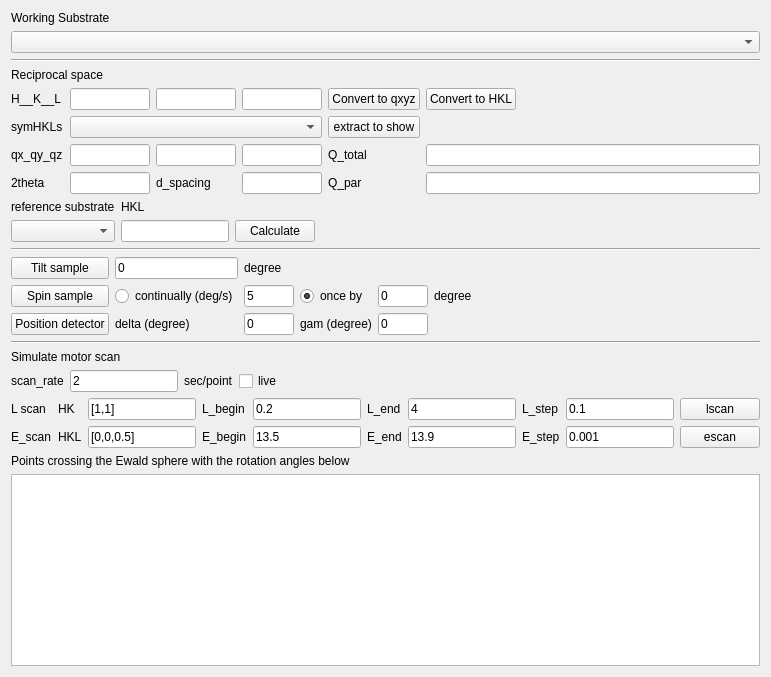
       <widget class="QWidget" name="tab_6">
        <attribute name="title">
         <string>qCalculator</string>
        </attribute>
        <layout class="QVBoxLayout" name="verticalLayout_8">
         <item>
          <widget class="QLabel" name="label_7">
           <property name="text">
            <string>Working Substrate</string>
           </property>
          </widget>
         </item>
         <item>
          <layout class="QHBoxLayout" name="horizontalLayout_9">
           <item>
            <widget class="QComboBox" name="comboBox_working_substrate">
             <property name="minimumSize">
              <size>
               <width>250</width>
               <height>0</height>
              </size>
             </property>
            </widget>
           </item>
          </layout>
         </item>
         <item>
          <widget class="Line" name="line_3">
           <property name="orientation">
            <enum>Qt::Horizontal</enum>
           </property>
          </widget>
         </item>
         <item>
          <widget class="QLabel" name="label_26">
           <property name="text">
            <string>Reciprocal space</string>
           </property>
          </widget>
         </item>
         <item>
          <layout class="QGridLayout" name="gridLayout_4">
           <item row="2" column="0">
            <widget class="QLabel" name="label_94">
             <property name="text">
              <string>symHKLs</string>
             </property>
            </widget>
           </item>
           <item row="3" column="2">
            <widget class="QLineEdit" name="lineEdit_qy">
             <property name="maximumSize">
              <size>
               <width>80</width>
               <height>16777215</height>
              </size>
             </property>
            </widget>
           </item>
           <item row="3" column="1">
            <widget class="QLineEdit" name="lineEdit_qx">
             <property name="maximumSize">
              <size>
               <width>80</width>
               <height>16777215</height>
              </size>
             </property>
            </widget>
           </item>
           <item row="3" column="0">
            <widget class="QLabel" name="label_15">
             <property name="sizePolicy">
              <sizepolicy hsizetype="Fixed" vsizetype="Preferred">
               <horstretch>0</horstretch>
               <verstretch>0</verstretch>
              </sizepolicy>
             </property>
             <property name="text">
              <string>qx_qy_qz</string>
             </property>
            </widget>
           </item>
           <item row="0" column="4">
            <widget class="QPushButton" name="pushButton_convert_hkl">
             <property name="sizePolicy">
              <sizepolicy hsizetype="Fixed" vsizetype="Fixed">
               <horstretch>0</horstretch>
               <verstretch>0</verstretch>
              </sizepolicy>
             </property>
             <property name="text">
              <string>Convert to qxyz</string>
             </property>
            </widget>
           </item>
           <item row="0" column="2">
            <widget class="QLineEdit" name="lineEdit_K">
             <property name="maximumSize">
              <size>
               <width>80</width>
               <height>16777215</height>
              </size>
             </property>
            </widget>
           </item>
           <item row="0" column="3">
            <widget class="QLineEdit" name="lineEdit_L">
             <property name="maximumSize">
              <size>
               <width>80</width>
               <height>16777215</height>
              </size>
             </property>
            </widget>
           </item>
           <item row="0" column="0">
            <widget class="QLabel" name="label_13">
             <property name="sizePolicy">
              <sizepolicy hsizetype="Fixed" vsizetype="Preferred">
               <horstretch>0</horstretch>
               <verstretch>0</verstretch>
              </sizepolicy>
             </property>
             <property name="text">
              <string>H__K__L </string>
             </property>
            </widget>
           </item>
           <item row="0" column="1">
            <widget class="QLineEdit" name="lineEdit_H">
             <property name="sizePolicy">
              <sizepolicy hsizetype="Fixed" vsizetype="Fixed">
               <horstretch>0</horstretch>
               <verstretch>0</verstretch>
              </sizepolicy>
             </property>
             <property name="maximumSize">
              <size>
               <width>80</width>
               <height>16777215</height>
              </size>
             </property>
            </widget>
           </item>
           <item row="0" column="5">
            <widget class="QPushButton" name="pushButton_convert_qs">
             <property name="sizePolicy">
              <sizepolicy hsizetype="Fixed" vsizetype="Fixed">
               <horstretch>0</horstretch>
               <verstretch>0</verstretch>
              </sizepolicy>
             </property>
             <property name="text">
              <string>Convert to HKL</string>
             </property>
            </widget>
           </item>
           <item row="3" column="4">
            <widget class="QLabel" name="label_14">
             <property name="sizePolicy">
              <sizepolicy hsizetype="Fixed" vsizetype="Preferred">
               <horstretch>0</horstretch>
               <verstretch>0</verstretch>
              </sizepolicy>
             </property>
             <property name="text">
              <string>Q_total</string>
             </property>
            </widget>
           </item>
           <item row="3" column="5">
            <widget class="QLineEdit" name="lineEdit_q">
             <property name="sizePolicy">
              <sizepolicy hsizetype="Expanding" vsizetype="Fixed">
               <horstretch>0</horstretch>
               <verstretch>0</verstretch>
              </sizepolicy>
             </property>
             <property name="maximumSize">
              <size>
               <width>800</width>
               <height>16777215</height>
              </size>
             </property>
            </widget>
           </item>
           <item row="4" column="0">
            <widget class="QLabel" name="label_16">
             <property name="text">
              <string>2theta</string>
             </property>
            </widget>
           </item>
           <item row="4" column="1">
            <widget class="QLineEdit" name="lineEdit_2theta">
             <property name="maximumSize">
              <size>
               <width>80</width>
               <height>16777215</height>
              </size>
             </property>
            </widget>
           </item>
           <item row="4" column="2">
            <widget class="QLabel" name="label_23">
             <property name="text">
              <string>d_spacing</string>
             </property>
            </widget>
           </item>
           <item row="4" column="3">
            <widget class="QLineEdit" name="lineEdit_d">
             <property name="maximumSize">
              <size>
               <width>80</width>
               <height>16777215</height>
              </size>
             </property>
            </widget>
           </item>
           <item row="4" column="4">
            <widget class="QLabel" name="label_18">
             <property name="text">
              <string>Q_par</string>
             </property>
            </widget>
           </item>
           <item row="4" column="5">
            <widget class="QLineEdit" name="lineEdit_q_par"/>
           </item>
           <item row="3" column="3">
            <widget class="QLineEdit" name="lineEdit_qz">
             <property name="maximumSize">
              <size>
               <width>80</width>
               <height>16777215</height>
              </size>
             </property>
            </widget>
           </item>
           <item row="2" column="4">
            <widget class="QPushButton" name="pushButton_extract">
             <property name="text">
              <string>extract to show</string>
             </property>
            </widget>
           </item>
           <item row="2" column="1" colspan="3">
            <widget class="QComboBox" name="comboBox_sym_HKL"/>
           </item>
          </layout>
         </item>
         <item>
          <layout class="QGridLayout" name="gridLayout_3">
           <item row="0" column="0">
            <widget class="QLabel" name="label_10">
             <property name="text">
              <string>reference substrate</string>
             </property>
            </widget>
           </item>
           <item row="0" column="2">
            <widget class="QLabel" name="label_12">
             <property name="text">
              <string/>
             </property>
            </widget>
           </item>
           <item row="0" column="1">
            <widget class="QLabel" name="label_11">
             <property name="text">
              <string>HKL</string>
             </property>
            </widget>
           </item>
           <item row="1" column="0">
            <widget class="QComboBox" name="comboBox_reference_substrate"/>
           </item>
           <item row="1" column="1">
            <widget class="QLineEdit" name="lineEdit_hkl_reference">
             <property name="sizePolicy">
              <sizepolicy hsizetype="Fixed" vsizetype="Fixed">
               <horstretch>0</horstretch>
               <verstretch>0</verstretch>
              </sizepolicy>
             </property>
            </widget>
           </item>
           <item row="1" column="2">
            <widget class="QPushButton" name="pushButton_calculate_hkl_reference">
             <property name="text">
              <string>Calculate</string>
             </property>
            </widget>
           </item>
           <item row="1" column="3">
            <spacer name="horizontalSpacer_4">
             <property name="orientation">
              <enum>Qt::Horizontal</enum>
             </property>
             <property name="sizeHint" stdset="0">
              <size>
               <width>40</width>
               <height>20</height>
              </size>
             </property>
            </spacer>
           </item>
          </layout>
         </item>
         <item>
          <widget class="Line" name="line">
           <property name="orientation">
            <enum>Qt::Horizontal</enum>
           </property>
          </widget>
         </item>
         <item>
          <layout class="QGridLayout" name="gridLayout_9">
           <item row="1" column="2">
            <widget class="QLineEdit" name="lineEdit_speed">
             <property name="sizePolicy">
              <sizepolicy hsizetype="Fixed" vsizetype="Fixed">
               <horstretch>0</horstretch>
               <verstretch>0</verstretch>
              </sizepolicy>
             </property>
             <property name="maximumSize">
              <size>
               <width>50</width>
               <height>16777215</height>
              </size>
             </property>
             <property name="text">
              <string>5</string>
             </property>
            </widget>
           </item>
           <item row="1" column="3">
            <widget class="QRadioButton" name="radioButton_once">
             <property name="sizePolicy">
              <sizepolicy hsizetype="Fixed" vsizetype="Fixed">
               <horstretch>0</horstretch>
               <verstretch>0</verstretch>
              </sizepolicy>
             </property>
             <property name="text">
              <string>once by</string>
             </property>
             <property name="checked">
              <bool>true</bool>
             </property>
            </widget>
           </item>
           <item row="1" column="5">
            <widget class="QLabel" name="label_84">
             <property name="sizePolicy">
              <sizepolicy hsizetype="Fixed" vsizetype="Preferred">
               <horstretch>0</horstretch>
               <verstretch>0</verstretch>
              </sizepolicy>
             </property>
             <property name="text">
              <string>degree</string>
             </property>
            </widget>
           </item>
           <item row="1" column="1">
            <widget class="QRadioButton" name="radioButton_continually">
             <property name="sizePolicy">
              <sizepolicy hsizetype="Fixed" vsizetype="Fixed">
               <horstretch>0</horstretch>
               <verstretch>0</verstretch>
              </sizepolicy>
             </property>
             <property name="text">
              <string>continually (deg/s)</string>
             </property>
            </widget>
           </item>
           <item row="1" column="0">
            <widget class="QPushButton" name="pushButton_spin">
             <property name="sizePolicy">
              <sizepolicy hsizetype="Fixed" vsizetype="Fixed">
               <horstretch>0</horstretch>
               <verstretch>0</verstretch>
              </sizepolicy>
             </property>
             <property name="minimumSize">
              <size>
               <width>0</width>
               <height>0</height>
              </size>
             </property>
             <property name="maximumSize">
              <size>
               <width>100000</width>
               <height>16777215</height>
              </size>
             </property>
             <property name="text">
              <string>Spin sample</string>
             </property>
            </widget>
           </item>
           <item row="1" column="4">
            <widget class="QLineEdit" name="lineEdit_SN_degree">
             <property name="sizePolicy">
              <sizepolicy hsizetype="Fixed" vsizetype="Fixed">
               <horstretch>0</horstretch>
               <verstretch>0</verstretch>
              </sizepolicy>
             </property>
             <property name="maximumSize">
              <size>
               <width>50</width>
               <height>16777215</height>
              </size>
             </property>
             <property name="text">
              <string>0</string>
             </property>
            </widget>
           </item>
           <item row="0" column="1">
            <widget class="QLineEdit" name="lineEdit_rot_x">
             <property name="sizePolicy">
              <sizepolicy hsizetype="Preferred" vsizetype="Fixed">
               <horstretch>0</horstretch>
               <verstretch>0</verstretch>
              </sizepolicy>
             </property>
             <property name="maximumSize">
              <size>
               <width>8000</width>
               <height>16777215</height>
              </size>
             </property>
             <property name="text">
              <string>0</string>
             </property>
            </widget>
           </item>
           <item row="0" column="0">
            <widget class="QPushButton" name="pushButton_rotate">
             <property name="sizePolicy">
              <sizepolicy hsizetype="Preferred" vsizetype="Fixed">
               <horstretch>0</horstretch>
               <verstretch>0</verstretch>
              </sizepolicy>
             </property>
             <property name="text">
              <string>Tilt sample</string>
             </property>
            </widget>
           </item>
           <item row="0" column="2">
            <widget class="QLabel" name="label_28">
             <property name="sizePolicy">
              <sizepolicy hsizetype="Fixed" vsizetype="Preferred">
               <horstretch>0</horstretch>
               <verstretch>0</verstretch>
              </sizepolicy>
             </property>
             <property name="text">
              <string>degree</string>
             </property>
            </widget>
           </item>
           <item row="2" column="0">
            <widget class="QPushButton" name="pushButton_send_detector">
             <property name="sizePolicy">
              <sizepolicy hsizetype="Fixed" vsizetype="Fixed">
               <horstretch>0</horstretch>
               <verstretch>0</verstretch>
              </sizepolicy>
             </property>
             <property name="text">
              <string>Position detector</string>
             </property>
            </widget>
           </item>
           <item row="2" column="1">
            <widget class="QLabel" name="label_92">
             <property name="text">
              <string>delta (degree)</string>
             </property>
            </widget>
           </item>
           <item row="2" column="2">
            <widget class="QLineEdit" name="lineEdit_delta_angle">
             <property name="maximumSize">
              <size>
               <width>50</width>
               <height>16777215</height>
              </size>
             </property>
             <property name="text">
              <string>0</string>
             </property>
            </widget>
           </item>
           <item row="2" column="3">
            <widget class="QLabel" name="label_93">
             <property name="text">
              <string>gam (degree)</string>
             </property>
            </widget>
           </item>
           <item row="2" column="4">
            <widget class="QLineEdit" name="lineEdit_gam_angle">
             <property name="maximumSize">
              <size>
               <width>50</width>
               <height>16777215</height>
              </size>
             </property>
             <property name="text">
              <string>0</string>
             </property>
            </widget>
           </item>
           <item row="0" column="5">
            <spacer name="horizontalSpacer_9">
             <property name="orientation">
              <enum>Qt::Horizontal</enum>
             </property>
             <property name="sizeHint" stdset="0">
              <size>
               <width>40</width>
               <height>20</height>
              </size>
             </property>
            </spacer>
           </item>
          </layout>
         </item>
         <item>
          <widget class="Line" name="line_2">
           <property name="orientation">
            <enum>Qt::Horizontal</enum>
           </property>
          </widget>
         </item>
         <item>
          <widget class="QLabel" name="label_9">
           <property name="text">
            <string>Simulate motor scan</string>
           </property>
          </widget>
         </item>
         <item>
          <layout class="QHBoxLayout" name="horizontalLayout_5">
           <item>
            <widget class="QLabel" name="label_24">
             <property name="text">
              <string>scan_rate</string>
             </property>
            </widget>
           </item>
           <item>
            <widget class="QLineEdit" name="lineEdit_scan_rate">
             <property name="sizePolicy">
              <sizepolicy hsizetype="Fixed" vsizetype="Fixed">
               <horstretch>0</horstretch>
               <verstretch>0</verstretch>
              </sizepolicy>
             </property>
             <property name="text">
              <string>2</string>
             </property>
            </widget>
           </item>
           <item>
            <widget class="QLabel" name="label_25">
             <property name="text">
              <string>sec/point</string>
             </property>
            </widget>
           </item>
           <item>
            <widget class="QCheckBox" name="checkBox_live">
             <property name="text">
              <string>live</string>
             </property>
            </widget>
           </item>
           <item>
            <spacer name="horizontalSpacer_7">
             <property name="orientation">
              <enum>Qt::Horizontal</enum>
             </property>
             <property name="sizeHint" stdset="0">
              <size>
               <width>40</width>
               <height>20</height>
              </size>
             </property>
            </spacer>
           </item>
          </layout>
         </item>
         <item>
          <layout class="QGridLayout" name="gridLayout_5">
           <item row="1" column="5">
            <widget class="QLabel" name="label_85">
             <property name="text">
              <string>L_end</string>
             </property>
            </widget>
           </item>
           <item row="1" column="8">
            <widget class="QLineEdit" name="lineEdit_L_step">
             <property name="text">
              <string>0.1</string>
             </property>
            </widget>
           </item>
           <item row="1" column="4">
            <widget class="QLineEdit" name="lineEdit_L_begin">
             <property name="text">
              <string>0.2</string>
             </property>
            </widget>
           </item>
           <item row="1" column="0">
            <widget class="QLabel" name="label_29">
             <property name="text">
              <string>L scan</string>
             </property>
            </widget>
           </item>
           <item row="1" column="6">
            <widget class="QLineEdit" name="lineEdit_L_end">
             <property name="text">
              <string>4</string>
             </property>
            </widget>
           </item>
           <item row="1" column="7">
            <widget class="QLabel" name="label_86">
             <property name="text">
              <string>L_step</string>
             </property>
            </widget>
           </item>
           <item row="1" column="3">
            <widget class="QLabel" name="label_40">
             <property name="text">
              <string>L_begin</string>
             </property>
            </widget>
           </item>
           <item row="1" column="2">
            <widget class="QLineEdit" name="lineEdit_HK">
             <property name="text">
              <string>[1,1]</string>
             </property>
            </widget>
           </item>
           <item row="1" column="1">
            <widget class="QLabel" name="label_30">
             <property name="text">
              <string>HK</string>
             </property>
            </widget>
           </item>
           <item row="2" column="2">
            <widget class="QLineEdit" name="lineEdit_HKL">
             <property name="text">
              <string>[0,0,0.5]</string>
             </property>
            </widget>
           </item>
           <item row="2" column="8">
            <widget class="QLineEdit" name="lineEdit_E_step">
             <property name="text">
              <string>0.001</string>
             </property>
            </widget>
           </item>
           <item row="2" column="6">
            <widget class="QLineEdit" name="lineEdit_E_end">
             <property name="text">
              <string>13.9</string>
             </property>
            </widget>
           </item>
           <item row="2" column="1">
            <widget class="QLabel" name="label_88">
             <property name="text">
              <string>HKL</string>
             </property>
            </widget>
           </item>
           <item row="2" column="5">
            <widget class="QLabel" name="label_90">
             <property name="text">
              <string>E_end</string>
             </property>
            </widget>
           </item>
           <item row="2" column="4">
            <widget class="QLineEdit" name="lineEdit_E_begin">
             <property name="text">
              <string>13.5</string>
             </property>
            </widget>
           </item>
           <item row="2" column="3">
            <widget class="QLabel" name="label_89">
             <property name="text">
              <string>E_begin</string>
             </property>
            </widget>
           </item>
           <item row="2" column="0">
            <widget class="QLabel" name="label_87">
             <property name="text">
              <string>E_scan</string>
             </property>
            </widget>
           </item>
           <item row="2" column="7">
            <widget class="QLabel" name="label_91">
             <property name="text">
              <string>E_step</string>
             </property>
            </widget>
           </item>
           <item row="1" column="9">
            <widget class="QPushButton" name="pushButton_lscan">
             <property name="text">
              <string>lscan</string>
             </property>
            </widget>
           </item>
           <item row="2" column="9">
            <widget class="QPushButton" name="pushButton_escan">
             <property name="text">
              <string>escan</string>
             </property>
            </widget>
           </item>
          </layout>
         </item>
         <item>
          <widget class="QLabel" name="label_8">
           <property name="text">
            <string>Points crossing the Ewald sphere with the rotation angles below</string>
           </property>
          </widget>
         </item>
         <item>
          <widget class="QPlainTextEdit" name="plainTextEdit_cross_points_info"/>
         </item>
        </layout>
       </widget>
